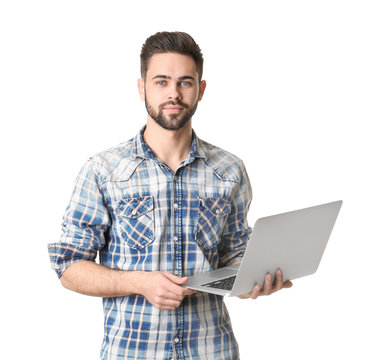
#> input picture img1.jpg, 375 x 360 px, found by its file name
$ python image.py
#> lines starting #> are read from the running program, lines starting #| are printed output that depends on the picture
import cv2
image = cv2.imread(r"C:\Users\ASUS\Desktop\internship\img1.jpg")
#> image is the input picture: shape (360, 375, 3); mean B, G, R 221.7, 220.9, 222.7
grey_filter = cv2.cvtColor(image, cv2.COLOR_BGR2GRAY)
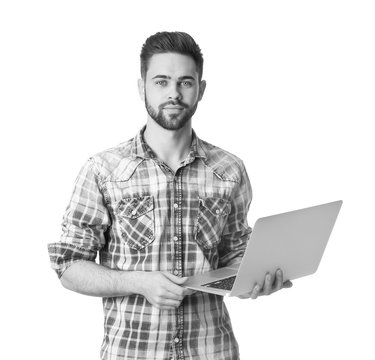
#> grey_filter: shape (360, 375); min 3, max 255, mean 221.6
invert = cv2.bitwise_not(grey_filter)
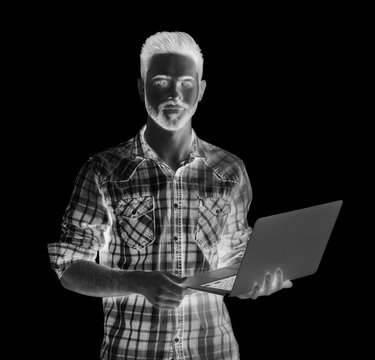
#> invert: shape (360, 375); min 0, max 252, mean 33.4
blur = cv2.GaussianBlur(invert, (111, 111), 0)
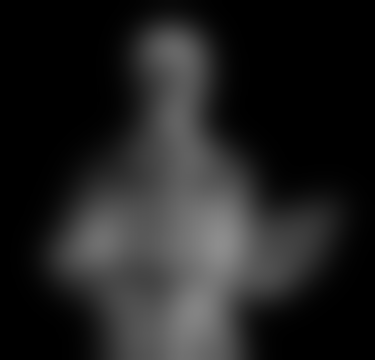
#> blur: shape (360, 375); min 0, max 141, mean 33.4
invertedblur = cv2.bitwise_not(blur)
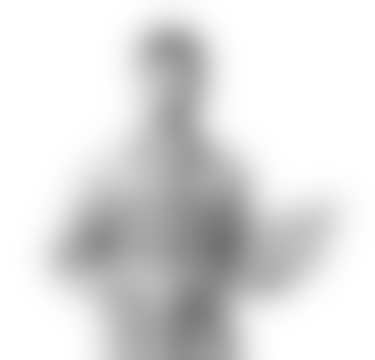
#> invertedblur: shape (360, 375); min 114, max 255, mean 221.6

sketch_filter = cv2.divide(grey_filter, invertedblur, scale=256.0)
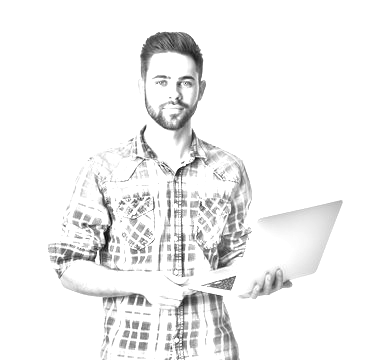
#> sketch_filter: shape (360, 375); min 5, max 255, mean 241.5
cv2.imwrite("img.jpg", sketch_filter)
